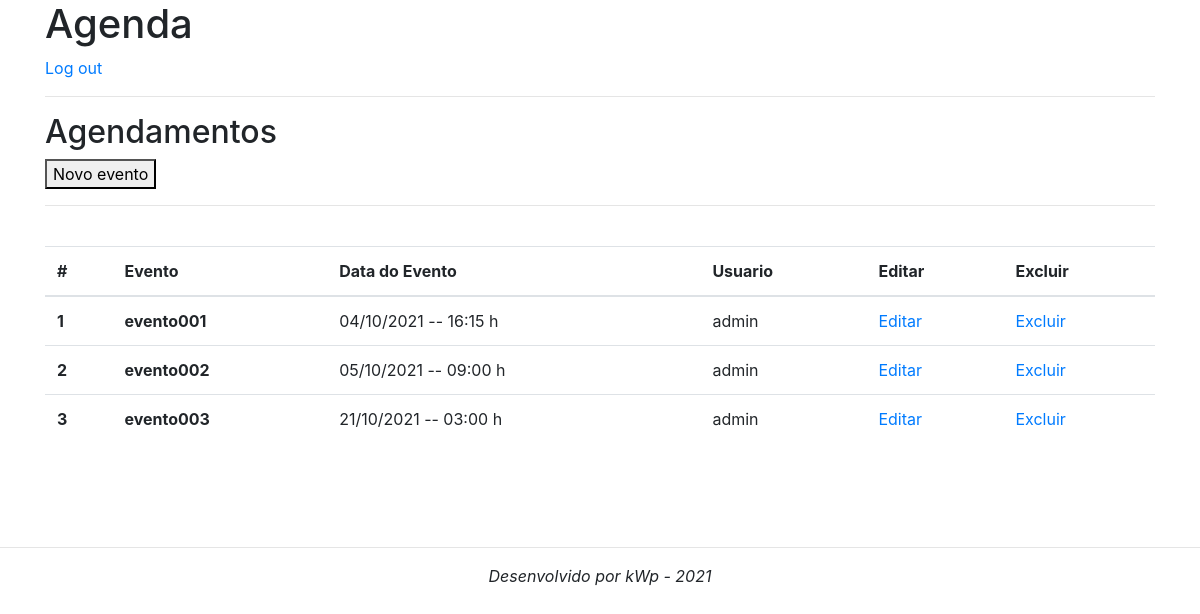
Page /agenda/ (signed in) on the earlier database version.
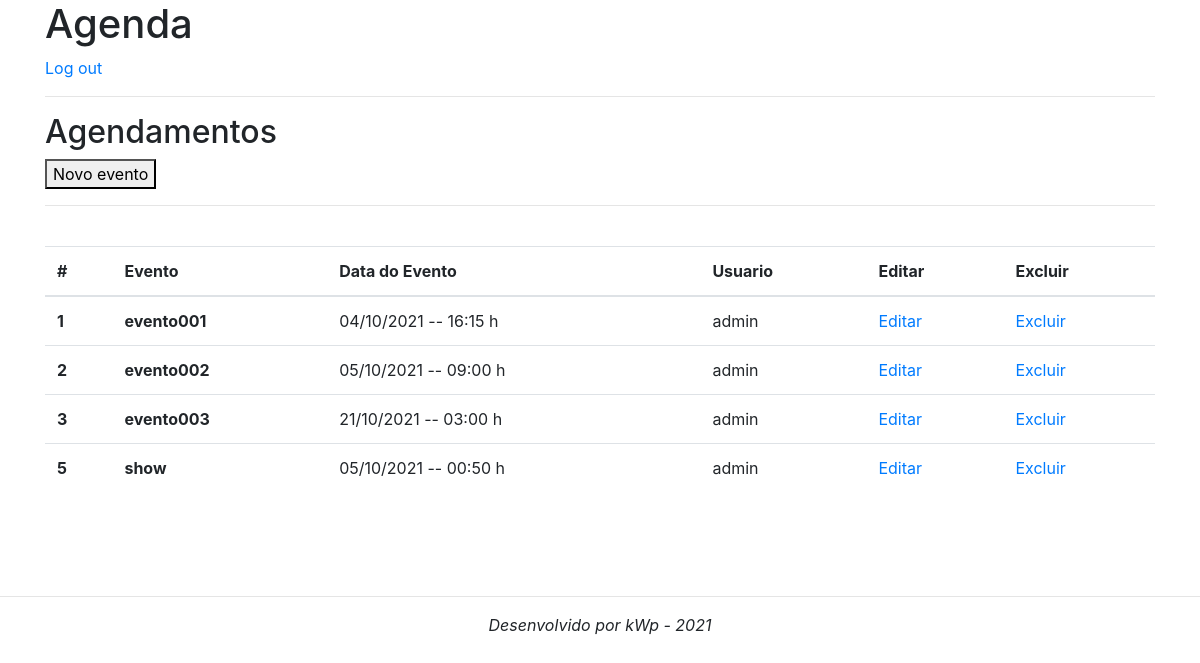
Same page on the later database version.
### core/models.py (models this page shows, shortened)
class Evento(models.Model):
    titulo = models.CharField(max_length=100)
    descricao = models.TextField(blank=True, null=True)
    data_evento = models.DateTimeField(verbose_name='Data do Evento')
    data_criacao = models.DateTimeField(auto_now=True)
    usuario = models.ForeignKey(User, on_delete=models.CASCADE)
    class Meta:                             # altera o nome da tabela de Coreevento para evento
        db_table = 'evento'
    def get_data_evento(self):
        return self.data_evento.strftime('%d/%m/%Y  --   %H:%M h')

### core/views.py (the view)
# urls.py: path('agenda/', views.Lista_eventos),
@login_required(login_url='/login/')
def Lista_eventos(request):
    usuario = request.user
    evento = Evento.objects.filter(usuario=usuario)
    dados = {'eventos':evento}
    return render(request,'agenda.html',dados)

### templates/agenda.html
{% extends "model-page.html" %}
{% block content %}
    <div class="container">
        <h2>Agendamentos</h2>
        <a href="evento/">
            <button type="button">Novo evento</button>
        </a>
        <hr>
        <br>
    </div>
    <div class="container">
        <table class="table">
            <thead>
                <tr>
                    <th scope="col">#</th>
                    <th scope="col">Evento</th>
                    <th scope="col">Data do Evento</th>
                    <th scope="col">Usuario</th>
                    <th scope="col">Editar</th>
                    <th scope="col">Excluir</th>
                </tr>
            </thead>
            <tbody>
            {% for evento in eventos %}
                <tr>
                    <th scope="row">{{ evento.id }}</th>
                    <th>{{ evento.titulo }}</th>
                    <td>{{ evento.get_data_evento }}</td>
                    <td>{{ evento.usuario }}</td>
                    <td><a href="evento/?id={{ evento.id }}">Editar</a></td>
                    <td><a href="evento/delete/{{ evento.id }}/">Excluir</a></td>
                </tr>
            {% endfor %}
            </tbody>
        </table>
    </div>
{% endblock %}

Differences in the rows shown:
added Evento: id "5", titulo "show", get_data_evento "05/10/2021 -- 00:50 h", usuario "admin"
